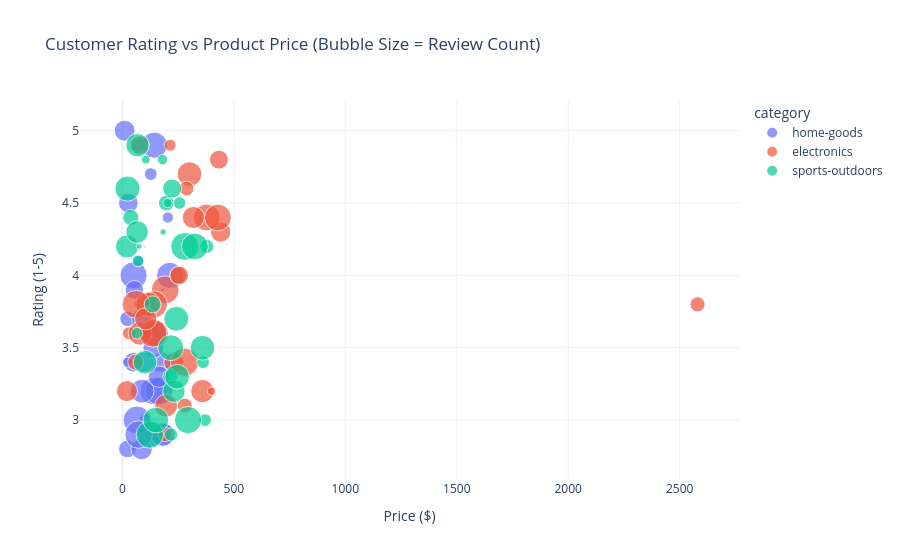

Write notebook code for a chart like this one.
### Code cell
# Visual 2: Price vs Rating Scatter Matrix
plot_df = products_df.copy()
plot_df["display_size"] = plot_df["review_count"].clip(lower=10)

fig_scatter = px.scatter(
    plot_df,
    x="price",
    y="rating",
    color="category",
    size="display_size",
    hover_data=["name", "brand", "review_count"],
    title="Customer Rating vs Product Price (Bubble Size = Review Count)",
    labels={"price": "Price ($)", "rating": "Rating (1-5)"}
)
fig_scatter.update_layout(template="plotly_white")
fig_scatter.show()

### Figure 1 — Plotly figure (JSON) as saved in the notebook; plotly's stock layout.template omitted (floating-point values rounded to 4 significant figures)
{"data": [{"customdata": [["Maple Row Electric Kettle", "Maple Row", 1269], ["Lumen Air Purifier", "Lumen", 2408], ["Maple Row Wall Clock", "Maple Row", 859], ["Lumen Bath Towel Set", "Lumen", 3877], ["Lumen Storage Ottoman", "Lumen", 1618], ["Cascade Scented Candle Set", "Cascade", 3833], ["Hearth&Co Electric Kettle", "Hearth&Co", 744], ["Cascade Memory Foam Pillow", "Cascade", 1658], ["Norden Ceramic Dinner Set", "Norden", 3368], ["Cascade Ceramic Dinner Set", "Cascade", 3576], ["Norden Desk Lamp", "Norden", 4032], ["Cascade Throw Blanket", "Cascade", 3586], ["Cascade Stand Mixer", "Cascade", 538], ["Hearth&Co Ceramic Dinner Set", "Hearth&Co", 1805], ["Hearth&Co Air Purifier", "Hearth&Co", 2195], ["Hearth&Co Desk Lamp", "Hearth&Co", 658], ["Maple Row Scented Candle Set", "Maple Row", 2395], ["Norden Throw Blanket", "Norden", 2285], ["Cascade Wall Clock", "Cascade", 2281], ["Lumen Desk Lamp", "Lumen", 2940], ["Hearth&Co Memory Foam Pillow", "Hearth&Co", 3880], ["Hearth&Co Throw Blanket", "Hearth&Co", 0], ["Hearth&Co Cast Iron Skillet", "Hearth&Co", 1016], ["Lumen Cast Iron Skillet", "Lumen", 2986], ["Maple Row Stand Mixer", "Maple Row", 74], ["Hearth&Co Storage Ottoman", "Hearth&Co", 3638], ["Cascade Storage Ottoman", "Cascade", 2386], ["Hearth&Co Stand Mixer", "Hearth&Co", 4086], ["Maple Row Ceramic Dinner Set", "Maple Row", 2134], ["Cascade Bath Towel Set", "Cascade", 3663], ["Norden Air Purifier", "Norden", 2017], ["Maple Row Cast Iron Skillet", "Maple Row", 517], ["Norden Stand Mixer", "Norden", 2028], ["Lumen Electric Kettle", "Lumen", 3957], ["Cascade Desk Lamp", "Cascade", 2255]], "hovertemplate": "category=home-goods<br>Price ($)=%{x}<br>Rating (1-5)=%{y}<br>display_size=%{marker.size}<br>name=%{customdata[0]}<br>brand=%{customdata[1]}<br>review_count=%{customdata[2]}<extra></extra>", "legendgroup": "home-goods", "marker": {"color": "#636efa", "size": [1269, 2408, 859, 3877, 1618, 3833, 744, 1658, 3368, 3576, 4032, 3586, 538, 1805, 2195, 658, 2395, 2285, 2281, 2940, 3880, 10, 1016, 2986, 74, 3638, 2386, 4086, 2134, 3663, 2017, 517, 2028, 3957, 2255], "sizemode": "area", "sizeref": 10.41, "symbol": "circle"}, "mode": "markers", "name": "home-goods", "orientation": "v", "showlegend": true, "type": "scatter", "x": [23.29, 186.5, 127.0, 140.4, 22.26, 50.04, 101.2, 126.7, 125.3, 143.0, 164.0, 212.1, 72.46, 53.65, 174.0, 203.7, 86.09, 10.0, 88.0, 180.2, NaN, 57.0, 68.76, 88.27, 181.0, 145.4, 163.9, 65.63, 97.12, 132.3, 49.53, 23.0, 26.59, 73.0, 138.2], "xaxis": "x", "y": [3.7, 2.9, 4.7, 3.2, 2.8, 4.0, 3.0, 3.6, 2.9, 4.9, 3.2, 4.0, 4.1, 3.9, 3.4, 4.4, 2.8, 5.0, 3.7, 2.9, 4.5, 4.9, 4.9, 3.2, 3.9, 3.6, 3.3, 3.0, 3.4, NaN, 3.4, 3.4, 4.5, 2.9, 3.5], "yaxis": "y"}, {"customdata": [["Sonyx Mechanical Keyboard", "Sonyx", 2823], ["Nexlon Smart Watch", "Nexlon", 4054], ["Brightek Laptop Stand", "Brightek", 3823], ["Sonyx Portable SSD 1TB", "Sonyx", 862], ["Vantage Wireless Mouse", "Vantage", 1200], ["Orbis Bluetooth Speaker", "Orbis", 3679], ["Nexlon Mechanical Keyboard", "Nexlon", 2142], ["Brightek USB-C Hub", "Brightek", 3756], ["Orbis Noise Cancelling Headphones", "Orbis", 758], ["Nexlon Noise Cancelling Headphones", "Nexlon", 1801], ["Sonyx Laptop Stand", "Sonyx", 756], ["Brightek Wireless Mouse", "Brightek", 18], ["Vantage Portable SSD 1TB", "Vantage", 3193], ["Brightek Bluetooth Speaker", "Brightek", 2539], ["Sonyx Smart Watch", "Sonyx", 0], ["Vantage Wireless Earbuds", "Vantage", 1483], ["Vantage 4K Monitor", "Vantage", 2312], ["Vantage USB-C Hub", "Vantage", 1162], ["Brightek Mechanical Keyboard", "Brightek", 2986], ["Vantage Mechanical Keyboard", "Vantage", 1325], ["Sonyx USB-C Hub", "Sonyx", 348], ["Orbis Laptop Stand", "Orbis", 2496], ["Orbis Power Bank 20000mAh", "Orbis", 4081], ["Sonyx Wireless Earbuds", "Sonyx", 1831], ["Brightek Noise Cancelling Headphones", "Brightek", 597], ["Vantage Power Bank 20000mAh", "Vantage", 2717], ["Sonyx 4K Monitor", "Sonyx", 2031], ["Orbis USB-C Hub", "Orbis", 4165], ["Orbis 4K Monitor", "Orbis", 3743], ["Vantage Laptop Stand", "Vantage", 3136], ["Vantage Webcam", "Vantage", 1066], ["Brightek Webcam", "Brightek", 4058], ["Orbis Wireless Earbuds", "Orbis", 2576], ["Orbis Portable SSD 1TB", "Orbis", 1144], ["Orbis Smart Watch", "Orbis", 1875], ["Nexlon Portable SSD 1TB", "Nexlon", 2924]], "hovertemplate": "category=electronics<br>Price ($)=%{x}<br>Rating (1-5)=%{y}<br>display_size=%{marker.size}<br>name=%{customdata[0]}<br>brand=%{customdata[1]}<br>review_count=%{customdata[2]}<extra></extra>", "legendgroup": "electronics", "marker": {"color": "#EF553B", "size": [2823, 4054, 3823, 862, 1200, 3679, 2142, 3756, 758, 1801, 756, 18, 3193, 2539, 10, 1483, 2312, 1162, 2986, 1325, 348, 2496, 4081, 1831, 597, 2717, 2031, 4165, 3743, 3136, 1066, 4058, 2576, 1144, 1875, 2924], "sizemode": "area", "sizeref": 10.41, "symbol": "circle"}, "mode": "markers", "name": "electronics", "orientation": "v", "showlegend": true, "type": "scatter", "x": [358.7, 192.0, 141.5, 28.55, 2580.0, 146.0, 441.0, 377.9, NaN, 77.2, 213.8, 100.6, 301.0, 318.2, 291.0, 250.2, 20.25, 279.7, 79.62, 59.45, 399.2, NaN, 136.6, 254.7, 74.65, 196.0, 229.8, 278.7, 428.4, 115.4, 191.0, 61.23, 104.6, 287.9, 432.9, NaN], "xaxis": "x", "y": [3.2, 3.9, 3.8, 3.6, 3.8, 3.6, 4.3, 4.4, 3.6, 4.9, 4.9, 4.2, 4.7, 4.4, 3.0, 4.0, 3.2, 3.1, 3.6, 3.4, 3.2, 4.4, 3.6, 4.0, 3.8, 3.1, 3.4, 3.4, 4.4, 3.8, 2.9, 3.8, 3.7, 4.6, 4.8, 3.5], "yaxis": "y"}, {"customdata": [["Vertex Adjustable Dumbbells", "Vertex", 743], ["PeakForm Trekking Poles", "Peakform", 833], ["Ironclad Running Shoes", "Ironclad", 835], ["TrailBlaze Insulated Water Bottle", "Trailblaze", 1269], ["Vertex Fitness Tracker", "Vertex", 1362], ["PeakForm Adjustable Dumbbells", "Peakform", 1144], ["TrailBlaze Fitness Tracker", "Trailblaze", 4083], ["Summit Gear Hiking Backpack 40L", "Summit Gear", 399], ["TrailBlaze Camping Tent 2P", "Trailblaze", 2855], ["Summit Gear Trekking Poles", "Summit Gear", 2912], ["TrailBlaze Cycling Helmet", "Trailblaze", 2776], ["PeakForm Hiking Backpack 40L", "Peakform", 445], ["PeakForm Cycling Helmet", "Peakform", 171], ["Summit Gear Foam Roller", "Summit Gear", 567], ["TrailBlaze Adjustable Dumbbells", "Trailblaze", 834], ["PeakForm Resistance Bands Set", "Peakform", 919], ["Vertex Yoga Mat", "Vertex", 3918], ["Vertex Insulated Water Bottle", "Vertex", 2651], ["Vertex Cycling Helmet", "Vertex", 2630], ["Ironclad Foam Roller", "Ironclad", 3448], ["Vertex Foam Roller", "Vertex", 1508], ["Ironclad Adjustable Dumbbells", "Ironclad", 701], ["TrailBlaze Resistance Bands Set", "Trailblaze", 3187], ["Vertex Sleeping Bag", "Vertex", 3317], ["Summit Gear Sleeping Bag", "Summit Gear", 3871], ["PeakForm Running Shoes", "Peakform", 3184], ["TrailBlaze Yoga Mat", "Trailblaze", 1012], ["Ironclad Insulated Water Bottle", "Ironclad", 1899], ["Ironclad Sleeping Bag", "Ironclad", 3458], ["PeakForm Insulated Water Bottle", "Peakform", 3235], ["Vertex Camping Tent 2P", "Vertex", 3721], ["Vertex Resistance Bands Set", "Vertex", 220]], "hovertemplate": "category=sports-outdoors<br>Price ($)=%{x}<br>Rating (1-5)=%{y}<br>display_size=%{marker.size}<br>name=%{customdata[0]}<br>brand=%{customdata[1]}<br>review_count=%{customdata[2]}<extra></extra>", "legendgroup": "sports-outdoors", "marker": {"color": "#00cc96", "size": [743, 833, 835, 1269, 1362, 1144, 4083, 399, 2855, 2912, 2776, 445, 171, 567, 834, 919, 3918, 2651, 2630, 3448, 1508, 701, 3187, 3317, 3871, 3184, 1012, 1899, 3458, 3235, 3721, 220], "sizemode": "area", "sizeref": 10.41, "symbol": "circle"}, "mode": "markers", "name": "sports-outdoors", "orientation": "v", "showlegend": true, "type": "scatter", "x": [70.0, 256.1, 370.8, 196.9, 37.64, 214.5, 279.5, 105.0, 67.83, 101.6, 20.61, 202.8, 75.15, 179.9, 362.1, 218.3, 123.1, 65.78, 231.1, 150.0, 135.5, 65.0, 359.0, 22.65, 294.4, 245.3, 379.0, 223.0, 217.1, 241.6, 325.1, 182.7], "xaxis": "x", "y": [4.1, 4.5, 3.0, 4.5, 4.4, 3.3, 4.2, 4.8, 4.9, 3.4, 4.2, 4.5, 4.2, 4.8, 3.4, 2.9, 2.9, 4.3, 3.2, 3.0, 3.8, 3.6, 3.5, 4.6, 3.0, 3.3, 4.2, 4.6, 3.5, 3.7, 4.2, 4.3], "yaxis": "y"}], "layout": {"legend": {"itemsizing": "constant", "title": {"text": "category"}, "tracegroupgap": 0}, "title": {"text": "Customer Rating vs Product Price (Bubble Size = Review Count)"}, "xaxis": {"anchor": "y", "domain": [0.0, 1.0], "title": {"text": "Price ($)"}}, "yaxis": {"anchor": "x", "domain": [0.0, 1.0], "title": {"text": "Rating (1-5)"}}}}
